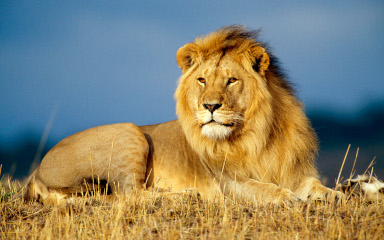
#> input picture HamDenSejer's_kode/lion.jpg, 384 x 240 px, found by its file name
$ python 'gang 4.py'
#> lines starting #> are read from the running program, lines starting #| are printed output that depends on the picture
import cv2 as cv
import numpy as np

img = cv.imread("HamDenSejer's_kode/lion.jpg")
#> img is the input picture: shape (240, 384, 3); mean B, G, R 109.9, 131.4, 134.7


def meanfilter(img, kernelsize):
#> called with kernelsize = 3
    output = np.zeros(img.shape)
    if kernelsize % 2 == 0:
        print("Kernelsize must be odd")
        return
    kernel = np.zeros((kernelsize, kernelsize))
    kernel += 1
    kernel = kernel / (kernelsize**2)
    for x, row in enumerate(img):
        for y, pixel in enumerate(row):
            if x < kernelsize//2 or y < kernelsize//2 or x > img.shape[0] - kernelsize//2 or y > img.shape[1] - kernelsize//2:
                output[x][y] = pixel
                continue
            output[x][y] = np.sum(img[x-kernelsize//2:x+kernelsize//2+1, y-kernelsize//2:y+kernelsize//2+1] * kernel)
#> this loop made 2 passes
#> x on passes 1 to 2: 0, 1
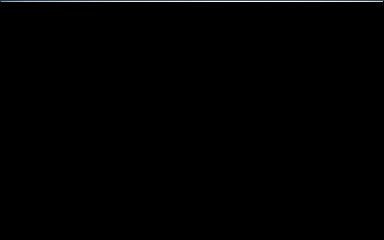
#> output: shape (240, 384, 3) float64; mean B, G, R 2.3, 2.2, 2; drawn with min black and max white
    return output

#> (the run stopped early here; a loop or call above may not have finished)
